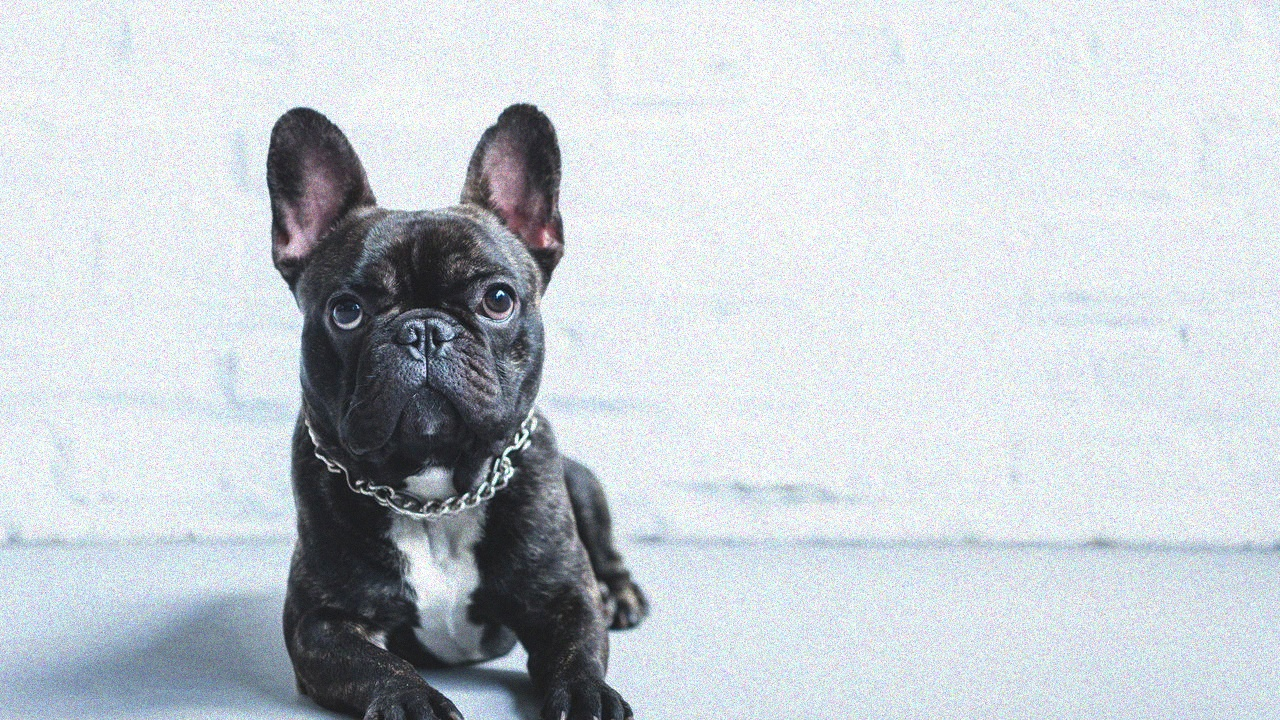
#> input picture dog_img/dog.jpg, 1280 x 720 px
$ jupyter execute tratamento_imagem_cachorro.ipynb
#> lines starting #> are read from the running program, lines starting #| are printed output that depends on the picture; after the words box and inside, x2 and y2 are one past the last pixel; in counts of white or black regions, pixels touching at a corner belong together
# Tratamento da imagem do cachorro

Este notebook documenta a primeira parte da atividade **Turtle Draw** onde prepara a imagem para que, seja possível extrair um contorno minimamente bom o suficiente para ser seguido pela tartaruga no `turtlesim`.

Aqui ainda nao vamos resolver o planejamento do caminho no ROS. Este notebook busca entender e justificar o tratamento da imagem antes de transformar o contorno em passos a serem seguidos pelo `turtlesim`.

[cell 1]
from pathlib import Path

import cv2
import matplotlib.pyplot as plt
import numpy as np

CAMINHO_IMAGEM = Path("dog_img/dog.jpg")

plt.rcParams["figure.figsize"] = (12, 6)
plt.rcParams["image.cmap"] = "gray"

## 1. Carregamento e diagnostico inicial

A imagem do cachorro tem um fundo claro e um cachorro escuro no lado esquerdo. Isso deixa mais simples para separar cachorro e fundo, porém pode causar alguns problemas:

- o fundo tem ruído e textura, então uma detecção de borda direta pode capturar muitos pontos irrelevantes;
- o cachorro tem regiões muito escuras, onde detalhes internos podem virar bordas falsas;
- existe bastante espaço vazio a direita, que não ajuda no desenho e aumenta o custo do processamento.

Por causa disso, o tratamento vai buscar uma imagem reduzida e limpa que possua um contraste mais controlado.

[cell 2]
imagem_bgr = cv2.imread(str(CAMINHO_IMAGEM), cv2.IMREAD_COLOR)
#> imagem_bgr is the input picture: shape (720, 1280, 3); mean B, G, R 210, 204.3, 197.7
if imagem_bgr is None:
    raise FileNotFoundError(f"Imagem nao encontrada: {CAMINHO_IMAGEM}")

# cv2.imread retorna BGR. A conversao para RGB abaixo e apenas reordenacao de canais.
imagem_rgb = imagem_bgr[..., ::-1].astype(np.float32) / 255.0

print("Formato:", imagem_rgb.shape)
#| Formato: (720, 1280, 3)
print("Menor valor:", imagem_rgb.min())
#| Menor valor: 0.0
print("Maior valor:", imagem_rgb.max())
#| Maior valor: 1.0

plt.imshow(imagem_rgb)
plt.title("Imagem original")
plt.axis("off");

## 2. Conversão manual para tons de cinza

Para encontrar bordas, não precisamos trabalhar com três canais de cor. Vamos converter a imagem para intensidade luminosa usando os pesos perceptuais:

`gray = 0.299 R + 0.587 G + 0.114 B`

Esses pesos refletem que o olho humano percebe o canal verde com mais intensidade do que vermelho e azul. Isso preserva melhor a estrutura visual do objeto do que uma média simples.

[cell 3]
def converter_para_cinza(imagem_rgb):
    pesos_luminosidade = np.array([0.299, 0.587, 0.114], dtype=np.float32)
    return imagem_rgb @ pesos_luminosidade


imagem_cinza = converter_para_cinza(imagem_rgb)

figura, eixos = plt.subplots(1, 2, figsize=(14, 5))
eixos[0].imshow(imagem_rgb)
eixos[0].set_title("RGB original")
eixos[0].axis("off")
eixos[1].imshow(imagem_cinza)
eixos[1].set_title("Tons de cinza manual")
eixos[1].axis("off")

## 3. Recorte da região útil

A imagem tem muito fundo vazio a direita. Para o objetivo de desenhar o cachorro, esse fundo não contribui e ainda aumenta a chance de detectarmos textura como borda.

Neste primeiro tratamento, vamos fazer um recorte manual conservador que mantém o cachorro inteiro e remove parte do espaço vazio. Essa decisão é aceitável aqui porque a atividade trabalha com uma imagem específica. Depois, se quisermos generalizar, podemos trocar por uma segmentação automática.

[cell 4]
y_inicial, y_final = 50, 720
x_inicial, x_final = 180, 690

recorte_cinza = imagem_cinza[y_inicial:y_final, x_inicial:x_final]

figura, eixos = plt.subplots(1, 2, figsize=(12, 5))
eixos[0].imshow(imagem_cinza)
eixos[0].plot(
    [x_inicial, x_final, x_final, x_inicial, x_inicial],
    [y_inicial, y_inicial, y_final, y_final, y_inicial],
    color="red",
    linewidth=2,
)
eixos[0].set_title("Recorte sobre a imagem original")
eixos[0].axis("off")
eixos[1].imshow(recorte_cinza)
eixos[1].set_title("Regiao util")
eixos[1].axis("off")

## 4. Redimensionamento por amostragem bilinear

O `turtlesim` desenha em um espaço pequeno, então não precisamos manter todos os pixels da imagem original. Reduzir a imagem deixa a detecção de bordas e o caminho final mais simples.

Vamos implementar uma interpolação bilinear simples com `NumPy`. Ela evita a aparência muito quebrada de uma redução por vizinho mais próximo.

[cell 5]
def redimensionar_bilinear(imagem, nova_altura, nova_largura):
#> called with nova_altura = 360, nova_largura = 280
    altura, largura = imagem.shape[:2]
#> altura = 670; largura = 510
    posicoes_y = np.linspace(0, altura - 1, nova_altura)
#> posicoes_y = 360 values from 0 to 669
    posicoes_x = np.linspace(0, largura - 1, nova_largura)
#> posicoes_x = 280 values from 0 to 509
    grade_x, grade_y = np.meshgrid(posicoes_x, posicoes_y)

    x0 = np.floor(grade_x).astype(int)
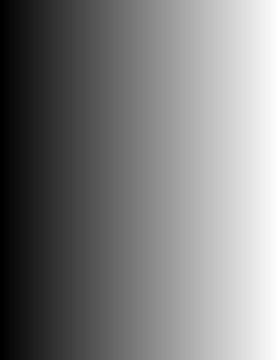
#> grade_x: shape (360, 280) float64; min 0, max 509, mean 254.5; drawn with min black and max white
    y0 = np.floor(grade_y).astype(int)
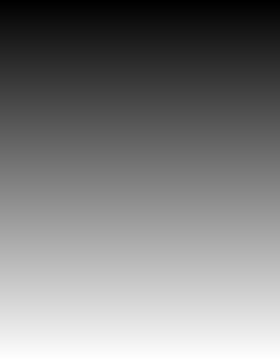
#> grade_y: shape (360, 280) float64; min 0, max 669, mean 334.5; drawn with min black and max white
    x1 = np.clip(x0 + 1, 0, largura - 1)
    y1 = np.clip(y0 + 1, 0, altura - 1)

    peso_x = grade_x - x0
    peso_y = grade_y - y0

    topo = (1 - peso_x) * imagem[y0, x0] + peso_x * imagem[y0, x1]
    base = (1 - peso_x) * imagem[y1, x0] + peso_x * imagem[y1, x1]
    return (1 - peso_y) * topo + peso_y * base
#> returned value: shape (360, 280) float64


imagem_reduzida = redimensionar_bilinear(recorte_cinza, 360, 280)

plt.imshow(imagem_reduzida)
plt.title("Imagem recortada e reduzida")
plt.axis("off")

## 5. Suavização gaussiana implementada manualmente

Antes de detectar bordas, suavizamos a imagem para reduzir ruído fino do fundo e da pelagem. A ideia é simples: cada pixel passa a representar uma média ponderada dos vizinhos, com mais peso no centro.

Usaremos um filtro gaussiano pequeno. Ele preserva melhor as transições principais do que uma média uniforme, porque não espalha tanto a informação de pixels distantes.

[cell 6]
def criar_kernel_gaussiano(tamanho=7, sigma=1.6):
    if tamanho % 2 == 0:
        raise ValueError("O tamanho do kernel deve ser impar.")
    raio = tamanho // 2
    eixo = np.arange(-raio, raio + 1)
    grade_x, grade_y = np.meshgrid(eixo, eixo)
    kernel = np.exp(-(grade_x**2 + grade_y**2) / (2 * sigma**2))
    return kernel / kernel.sum()


def convoluir_2d(imagem, kernel):
    altura_kernel, largura_kernel = kernel.shape
    borda_y, borda_x = altura_kernel // 2, largura_kernel // 2
    imagem_com_borda = np.pad(imagem, ((borda_y, borda_y), (borda_x, borda_x)), mode="edge")
    saida = np.zeros_like(imagem, dtype=np.float32)

    for y in range(imagem.shape[0]):
        for x in range(imagem.shape[1]):
            regiao = imagem_com_borda[y:y + altura_kernel, x:x + largura_kernel]
            saida[y, x] = np.sum(regiao * kernel)
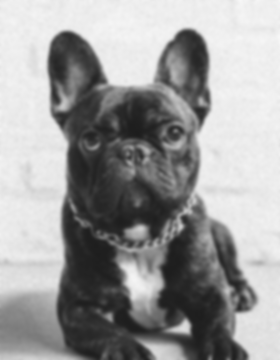
#> saida: shape (360, 280) float32; min 0.116, max 0.972, mean 0.611
    return saida


kernel_gaussiano = criar_kernel_gaussiano(tamanho=7, sigma=1.6)
imagem_suavizada = convoluir_2d(imagem_reduzida, kernel_gaussiano)

figura, eixos = plt.subplots(1, 3, figsize=(15, 4))
eixos[0].imshow(imagem_reduzida)
eixos[0].set_title("Antes")
eixos[0].axis("off")
eixos[1].imshow(kernel_gaussiano)
eixos[1].set_title("Kernel gaussiano")
eixos[1].axis("off")
eixos[2].imshow(imagem_suavizada)
eixos[2].set_title("Depois da suavizacao")
eixos[2].axis("off")
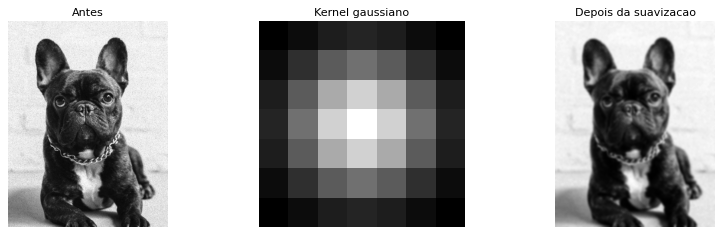
#> figure drawn by matplotlib, 3 panels

## 6. Normalização de contraste por percentis

A imagem tem fundo muito claro e cachorro muito escuro. Para deixar as transições mais consistentes, vamos espalhar os valores de intensidade usando percentis.

Em vez de usar mínimo e máximo absolutos, usamos percentis 2% e 98%. Isso reduz o efeito de pontos extremos causados por ruído ou brilho localizado.

[cell 7]
def normalizar_por_percentis(imagem, percentil_baixo=2, percentil_alto=98):
#> called with percentil_baixo = 2, percentil_alto = 98
    valor_baixo, valor_alto = np.percentile(imagem, [percentil_baixo, percentil_alto])
#> valor_baixo = 0.13; valor_alto = 0.947
    normalizada = (imagem - valor_baixo) / (valor_alto - valor_baixo + 1e-8)
    return np.clip(normalizada, 0, 1)


imagem_tratada = normalizar_por_percentis(imagem_suavizada)

plt.figure(figsize=(6, 6))
plt.imshow(imagem_tratada)
plt.title("Imagem tratada")
plt.axis("off")

## 7. Borda preliminar com Sobel manual

Embora o foco deste notebook seja tratamento, vale calcular uma borda preliminar para avaliar se as decisões anteriores ajudaram. Vamos implementar os filtros de Sobel manualmente.

O Sobel estima a variação horizontal e vertical da intensidade. A magnitude do gradiente fica alta onde há mudança brusca, que normalmente corresponde a bordas.

[cell 8]
kernel_sobel_x = np.array([[-1, 0, 1], [-2, 0, 2], [-1, 0, 1]], dtype=np.float32)
kernel_sobel_y = np.array([[-1, -2, -1], [0, 0, 0], [1, 2, 1]], dtype=np.float32)

gradiente_x = convoluir_2d(imagem_tratada, kernel_sobel_x)
#> in convoluir_2d (call 2), `imagem_com_borda = np.pad(imagem, ((borda_y, borda_y), (borda_x, borda..`:
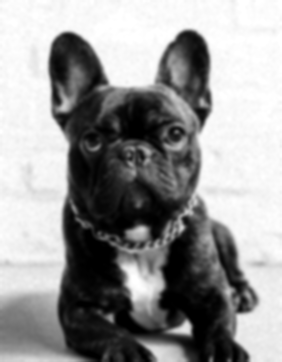
#> imagem_com_borda: shape (362, 282) float32; min 0, max 1, mean 0.592
#> after the loop in convoluir_2d (call 2), `for y in range(imagem.shape[0]):`:
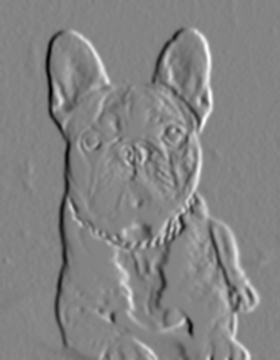
#> saida: shape (360, 280) float32; min -1.66, max 1.54, mean 0.00203; drawn with min black and max white
gradiente_y = convoluir_2d(imagem_tratada, kernel_sobel_y)
#> after the loop in convoluir_2d (call 3), `for y in range(imagem.shape[0]):`:
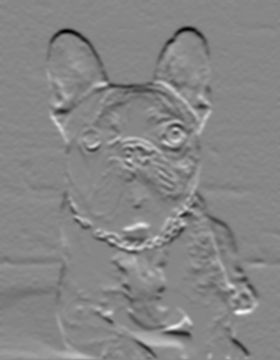
#> saida: shape (360, 280) float32; min -1.65, max 1.47, mean -0.011; drawn with min black and max white
magnitude_gradiente = np.sqrt(gradiente_x**2 + gradiente_y**2)
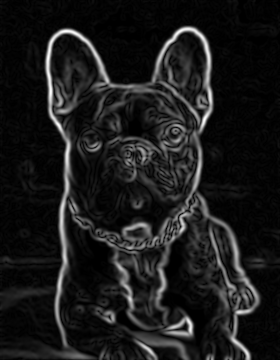
#> magnitude_gradiente: shape (360, 280) float32; min 0, max 1.66, mean 0.177; drawn with min black and max white
magnitude_gradiente = magnitude_gradiente / (magnitude_gradiente.max() + 1e-8)

figura, eixos = plt.subplots(1, 3, figsize=(15, 4))
eixos[0].imshow(np.abs(gradiente_x))
eixos[0].set_title("Gradiente X")
eixos[0].axis("off")
eixos[1].imshow(np.abs(gradiente_y))
eixos[1].set_title("Gradiente Y")
eixos[1].axis("off")
eixos[2].imshow(magnitude_gradiente)
eixos[2].set_title("Magnitude do gradiente")
eixos[2].axis("off")
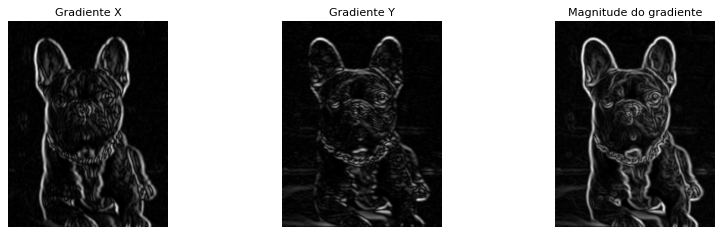
#> figure drawn by matplotlib, 3 panels

## 8. Limiar para visualizar as bordas candidatas

Para enxergar melhor o resultado, aplicamos um limiar sobre a magnitude do gradiente. Aqui usamos percentil porque a escala do gradiente depende da imagem e do filtro.

Esse ainda não é o contorno final para o cachorro. Ele é um diagnóstico que mostra se o tratamento deixou as bordas principais fortes e reduziu ruído suficiente para a próxima etapa.

[cell 9]
limiar_borda = np.percentile(magnitude_gradiente, 88)
#> limiar_borda = 0.268
bordas_candidatas = magnitude_gradiente >= limiar_borda
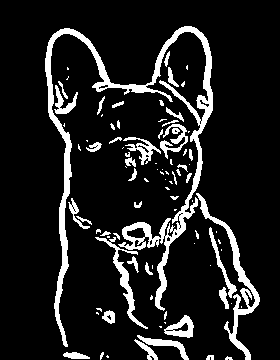
#> bordas_candidatas: shape (360, 280) bool; 12% white; 90 white regions (48 under 20 px), largest, box (x1, y1, x2, y2) and area: (45, 26, 213, 347) 5992, (196, 193, 260, 360) 1357, (95, 237, 148, 329) 646

figura, eixos = plt.subplots(1, 3, figsize=(15, 5))
eixos[0].imshow(imagem_tratada)
eixos[0].set_title("Imagem tratada")
eixos[0].axis("off")
eixos[1].imshow(magnitude_gradiente)
eixos[1].set_title("Gradiente")
eixos[1].axis("off")
eixos[2].imshow(bordas_candidatas)
eixos[2].set_title(f"Bordas candidatas p88 = {limiar_borda:.3f}")
eixos[2].axis("off")
